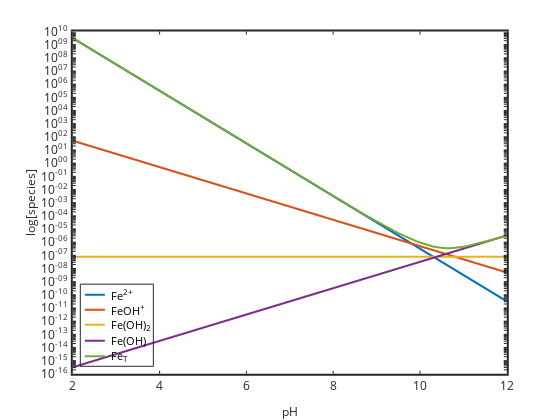

Source (notebook cell):
### Code cell
%plot -s 600,500 -f 'svg'
pH=2:0.1:12; H=10.^-pH; OH=1e-14./H;
Ksp=10^-14.5;
Bf1=10^4.2;
Bf2=10^7.4;
Bf3=10^11;
Fe=Ksp./OH.^2;
FeOH=Fe.*OH*Bf1;
FeOH2=Fe.*OH.^2*Bf2;
FeOH3=Fe.*OH.^3*Bf3;
FeTII=Fe+FeOH+FeOH2+FeOH3; 
semilogy(pH,Fe,'linewidth',2,pH,FeOH,'linewidth',2,pH,FeOH2,'linewidth',2,...
pH,FeOH3,'linewidth',2,pH,FeTII,'linewidth',2)
set(gca,'linewidth',2,'fontsize',12)
xlabel('pH','fontsize',12)
ylabel('log[species]','fontsize',12)
legend('Fe^{2+}','FeOH^{+}','Fe(OH)_2','Fe(OH)_3^-','Fe_T','location','southwest')

### Figure 1 — Plotly figure (JSON) as saved in the notebook; plotly's stock layout.template omitted (floating-point values rounded to 4 significant figures; data arrays with more than 128 entries replaced by an {"elided": "..."} marker saying what was removed)
{"data": [{"line": {"color": "rgb(0,113,188)", "dash": "solid", "width": 2}, "marker": {"color": "rgb(0,113,188)", "line": {"color": "rgb(0,113,188)"}, "size": 6, "symbol": "none"}, "mode": "lines", "name": "Fe^{2+}", "showlegend": true, "type": "scatter", "visibility": true, "x": [2, 2.1, 2.2, 2.3, 2.4, 2.5, 2.6, 2.7, 2.8, 2.9, 3, 3.1, 3.2, 3.3, 3.4, 3.5, 3.6, 3.7, 3.8, 3.9, 4, 4.1, 4.2, 4.3, 4.4, 4.5, 4.6, 4.7, 4.8, 4.9, 5, 5.1, 5.2, 5.3, 5.4, 5.5, 5.6, 5.7, 5.8, 5.9, 6, 6.1, 6.2, 6.3, 6.4, 6.5, 6.6, 6.7, 6.8, 6.9, 7, 7.1, 7.2, 7.3, 7.4, 7.5, 7.6, 7.7, 7.8, 7.9, 8, 8.1, 8.2, 8.3, 8.4, 8.5, 8.6, 8.7, 8.8, 8.9, 9, 9.1, 9.2, 9.3, 9.4, 9.5, 9.6, 9.7, 9.8, 9.9, 10, 10.1, 10.2, 10.3, 10.4, 10.5, 10.6, 10.7, 10.8, 10.9, 11, 11.1, 11.2, 11.3, 11.4, 11.5, 11.6, 11.7, 11.8, 11.9, 12], "xaxis": "x", "y": [3162000000.0, 1995000000.0, 1259000000.0, 794300000.0, 501200000.0, 316200000.0, 199500000.0, 125900000.0, 79430000.0, 50120000.0, 31620000.0, 19950000.0, 12590000.0, 7943000.0, 5012000.0, 3162000.0, 1995000.0, 1259000.0, 794300.0, 501200.0, 316200.0, 199500.0, 125900.0, 79430.0, 50120.0, 31620.0, 19950.0, 12590.0, 7943.0, 5012.0, 3162.0, 1995.0, 1259.0, 794.3, 501.2, 316.2, 199.5, 125.9, 79.43, 50.12, 31.62, 19.95, 12.59, 7.943, 5.012, 3.162, 1.995, 1.259, 0.7943, 0.5012, 0.3162, 0.1995, 0.1259, 0.07943, 0.05012, 0.03162, 0.01995, 0.01259, 0.007943, 0.005012, 0.003162, 0.001995, 0.001259, 0.0007943, 0.0005012, 0.0003162, 0.0001995, 0.0001259, 7.943e-05, 5.012e-05, 3.162e-05, 1.995e-05, 1.259e-05, 7.943e-06, 5.012e-06, 3.162e-06, 1.995e-06, 1.259e-06, 7.943e-07, 5.012e-07, 3.162e-07, 1.995e-07, 1.259e-07, 7.943e-08, 5.012e-08, 3.162e-08, 1.995e-08, 1.259e-08, 7.943e-09, 5.012e-09, 3.162e-09, 1.995e-09, 1.259e-09, 7.943e-10, 5.012e-10, 3.162e-10, 1.995e-10, 1.259e-10, 7.943e-11, 5.012e-11, 3.162e-11], "yaxis": "y"}, {"line": {"color": "rgb(216,82,24)", "dash": "solid", "width": 2}, "marker": {"color": "rgb(216,82,24)", "line": {"color": "rgb(216,82,24)"}, "size": 6, "symbol": "none"}, "mode": "lines", "name": "FeOH^{+}", "showlegend": true, "type": "scatter", "visibility": true, "x": [2, 2.1, 2.2, 2.3, 2.4, 2.5, 2.6, 2.7, 2.8, 2.9, 3, 3.1, 3.2, 3.3, 3.4, 3.5, 3.6, 3.7, 3.8, 3.9, 4, 4.1, 4.2, 4.3, 4.4, 4.5, 4.6, 4.7, 4.8, 4.9, 5, 5.1, 5.2, 5.3, 5.4, 5.5, 5.6, 5.7, 5.8, 5.9, 6, 6.1, 6.2, 6.3, 6.4, 6.5, 6.6, 6.7, 6.8, 6.9, 7, 7.1, 7.2, 7.3, 7.4, 7.5, 7.6, 7.7, 7.8, 7.9, 8, 8.1, 8.2, 8.3, 8.4, 8.5, 8.6, 8.7, 8.8, 8.9, 9, 9.1, 9.2, 9.3, 9.4, 9.5, 9.6, 9.7, 9.8, 9.9, 10, 10.1, 10.2, 10.3, 10.4, 10.5, 10.6, 10.7, 10.8, 10.9, 11, 11.1, 11.2, 11.3, 11.4, 11.5, 11.6, 11.7, 11.8, 11.9, 12], "xaxis": "x", "y": [50.12, 39.81, 31.62, 25.12, 19.95, 15.85, 12.59, 10.0, 7.943, 6.31, 5.012, 3.981, 3.162, 2.512, 1.995, 1.585, 1.259, 1.0, 0.7943, 0.631, 0.5012, 0.3981, 0.3162, 0.2512, 0.1995, 0.1585, 0.1259, 0.1, 0.07943, 0.0631, 0.05012, 0.03981, 0.03162, 0.02512, 0.01995, 0.01585, 0.01259, 0.01, 0.007943, 0.00631, 0.005012, 0.003981, 0.003162, 0.002512, 0.001995, 0.001585, 0.001259, 0.001, 0.0007943, 0.000631, 0.0005012, 0.0003981, 0.0003162, 0.0002512, 0.0001995, 0.0001585, 0.0001259, 0.0001, 7.943e-05, 6.31e-05, 5.012e-05, 3.981e-05, 3.162e-05, 2.512e-05, 1.995e-05, 1.585e-05, 1.259e-05, 1e-05, 7.943e-06, 6.31e-06, 5.012e-06, 3.981e-06, 3.162e-06, 2.512e-06, 1.995e-06, 1.585e-06, 1.259e-06, 1e-06, 7.943e-07, 6.31e-07, 5.012e-07, 3.981e-07, 3.162e-07, 2.512e-07, 1.995e-07, 1.585e-07, 1.259e-07, 1e-07, 7.943e-08, 6.31e-08, 5.012e-08, 3.981e-08, 3.162e-08, 2.512e-08, 1.995e-08, 1.585e-08, 1.259e-08, 1e-08, 7.943e-09, 6.31e-09, 5.012e-09], "yaxis": "y"}, {"line": {"color": "rgb(236,176,31)", "dash": "solid", "width": 2}, "marker": {"color": "rgb(236,176,31)", "line": {"color": "rgb(236,176,31)"}, "size": 6, "symbol": "none"}, "mode": "lines", "name": "Fe(OH)_2", "showlegend": true, "type": "scatter", "visibility": true, "x": [2, 2.1, 2.2, 2.3, 2.4, 2.5, 2.6, 2.7, 2.8, 2.9, 3, 3.1, 3.2, 3.3, 3.4, 3.5, 3.6, 3.7, 3.8, 3.9, 4, 4.1, 4.2, 4.3, 4.4, 4.5, 4.6, 4.7, 4.8, 4.9, 5, 5.1, 5.2, 5.3, 5.4, 5.5, 5.6, 5.7, 5.8, 5.9, 6, 6.1, 6.2, 6.3, 6.4, 6.5, 6.6, 6.7, 6.8, 6.9, 7, 7.1, 7.2, 7.3, 7.4, 7.5, 7.6, 7.7, 7.8, 7.9, 8, 8.1, 8.2, 8.3, 8.4, 8.5, 8.6, 8.7, 8.8, 8.9, 9, 9.1, 9.2, 9.3, 9.4, 9.5, 9.6, 9.7, 9.8, 9.9, 10, 10.1, 10.2, 10.3, 10.4, 10.5, 10.6, 10.7, 10.8, 10.9, 11, 11.1, 11.2, 11.3, 11.4, 11.5, 11.6, 11.7, 11.8, 11.9, 12], "xaxis": "x", "y": [7.943e-08, 7.943e-08, 7.943e-08, 7.943e-08, 7.943e-08, 7.943e-08, 7.943e-08, 7.943e-08, 7.943e-08, 7.943e-08, 7.943e-08, 7.943e-08, 7.943e-08, 7.943e-08, 7.943e-08, 7.943e-08, 7.943e-08, 7.943e-08, 7.943e-08, 7.943e-08, 7.943e-08, 7.943e-08, 7.943e-08, 7.943e-08, 7.943e-08, 7.943e-08, 7.943e-08, 7.943e-08, 7.943e-08, 7.943e-08, 7.943e-08, 7.943e-08, 7.943e-08, 7.943e-08, 7.943e-08, 7.943e-08, 7.943e-08, 7.943e-08, 7.943e-08, 7.943e-08, 7.943e-08, 7.943e-08, 7.943e-08, 7.943e-08, 7.943e-08, 7.943e-08, 7.943e-08, 7.943e-08, 7.943e-08, 7.943e-08, 7.943e-08, 7.943e-08, 7.943e-08, 7.943e-08, 7.943e-08, 7.943e-08, 7.943e-08, 7.943e-08, 7.943e-08, 7.943e-08, 7.943e-08, 7.943e-08, 7.943e-08, 7.943e-08, 7.943e-08, 7.943e-08, 7.943e-08, 7.943e-08, 7.943e-08, 7.943e-08, 7.943e-08, 7.943e-08, 7.943e-08, 7.943e-08, 7.943e-08, 7.943e-08, 7.943e-08, 7.943e-08, 7.943e-08, 7.943e-08, 7.943e-08, 7.943e-08, 7.943e-08, 7.943e-08, 7.943e-08, 7.943e-08, 7.943e-08, 7.943e-08, 7.943e-08, 7.943e-08, 7.943e-08, 7.943e-08, 7.943e-08, 7.943e-08, 7.943e-08, 7.943e-08, 7.943e-08, 7.943e-08, 7.943e-08, 7.943e-08, 7.943e-08], "yaxis": "y"}, {"line": {"color": "rgb(125,46,141)", "dash": "solid", "width": 2}, "marker": {"color": "rgb(125,46,141)", "line": {"color": "rgb(125,46,141)"}, "size": 6, "symbol": "none"}, "mode": "lines", "name": "Fe(OH)_3^-", "showlegend": true, "type": "scatter", "visibility": true, "x": [2, 2.1, 2.2, 2.3, 2.4, 2.5, 2.6, 2.7, 2.8, 2.9, 3, 3.1, 3.2, 3.3, 3.4, 3.5, 3.6, 3.7, 3.8, 3.9, 4, 4.1, 4.2, 4.3, 4.4, 4.5, 4.6, 4.7, 4.8, 4.9, 5, 5.1, 5.2, 5.3, 5.4, 5.5, 5.6, 5.7, 5.8, 5.9, 6, 6.1, 6.2, 6.3, 6.4, 6.5, 6.6, 6.7, 6.8, 6.9, 7, 7.1, 7.2, 7.3, 7.4, 7.5, 7.6, 7.7, 7.8, 7.9, 8, 8.1, 8.2, 8.3, 8.4, 8.5, 8.6, 8.7, 8.8, 8.9, 9, 9.1, 9.2, 9.3, 9.4, 9.5, 9.6, 9.7, 9.8, 9.9, 10, 10.1, 10.2, 10.3, 10.4, 10.5, 10.6, 10.7, 10.8, 10.9, 11, 11.1, 11.2, 11.3, 11.4, 11.5, 11.6, 11.7, 11.8, 11.9, 12], "xaxis": "x", "y": [3.162e-16, 3.981e-16, 5.012e-16, 6.31e-16, 7.943e-16, 1e-15, 1.259e-15, 1.585e-15, 1.995e-15, 2.512e-15, 3.162e-15, 3.981e-15, 5.012e-15, 6.31e-15, 7.943e-15, 1e-14, 1.259e-14, 1.585e-14, 1.995e-14, 2.512e-14, 3.162e-14, 3.981e-14, 5.012e-14, 6.31e-14, 7.943e-14, 1e-13, 1.259e-13, 1.585e-13, 1.995e-13, 2.512e-13, 3.162e-13, 3.981e-13, 5.012e-13, 6.31e-13, 7.943e-13, 1e-12, 1.259e-12, 1.585e-12, 1.995e-12, 2.512e-12, 3.162e-12, 3.981e-12, 5.012e-12, 6.31e-12, 7.943e-12, 1e-11, 1.259e-11, 1.585e-11, 1.995e-11, 2.512e-11, 3.162e-11, 3.981e-11, 5.012e-11, 6.31e-11, 7.943e-11, 1e-10, 1.259e-10, 1.585e-10, 1.995e-10, 2.512e-10, 3.162e-10, 3.981e-10, 5.012e-10, 6.31e-10, 7.943e-10, 1e-09, 1.259e-09, 1.585e-09, 1.995e-09, 2.512e-09, 3.162e-09, 3.981e-09, 5.012e-09, 6.31e-09, 7.943e-09, 1e-08, 1.259e-08, 1.585e-08, 1.995e-08, 2.512e-08, 3.162e-08, 3.981e-08, 5.012e-08, 6.31e-08, 7.943e-08, 1e-07, 1.259e-07, 1.585e-07, 1.995e-07, 2.512e-07, 3.162e-07, 3.981e-07, 5.012e-07, 6.31e-07, 7.943e-07, 1e-06, 1.259e-06, 1.585e-06, 1.995e-06, 2.512e-06, 3.162e-06], "yaxis": "y"}, {"line": {"color": "rgb(118,171,47)", "dash": "solid", "width": 2}, "marker": {"color": "rgb(118,171,47)", "line": {"color": "rgb(118,171,47)"}, "size": 6, "symbol": "none"}, "mode": "lines", "name": "Fe_T", "showlegend": true, "type": "scatter", "visibility": true, "x": [2, 2.1, 2.2, 2.3, 2.4, 2.5, 2.6, 2.7, 2.8, 2.9, 3, 3.1, 3.2, 3.3, 3.4, 3.5, 3.6, 3.7, 3.8, 3.9, 4, 4.1, 4.2, 4.3, 4.4, 4.5, 4.6, 4.7, 4.8, 4.9, 5, 5.1, 5.2, 5.3, 5.4, 5.5, 5.6, 5.7, 5.8, 5.9, 6, 6.1, 6.2, 6.3, 6.4, 6.5, 6.6, 6.7, 6.8, 6.9, 7, 7.1, 7.2, 7.3, 7.4, 7.5, 7.6, 7.7, 7.8, 7.9, 8, 8.1, 8.2, 8.3, 8.4, 8.5, 8.6, 8.7, 8.8, 8.9, 9, 9.1, 9.2, 9.3, 9.4, 9.5, 9.6, 9.7, 9.8, 9.9, 10, 10.1, 10.2, 10.3, 10.4, 10.5, 10.6, 10.7, 10.8, 10.9, 11, 11.1, 11.2, 11.3, 11.4, 11.5, 11.6, 11.7, 11.8, 11.9, 12], "xaxis": "x", "y": [3162000000.0, 1995000000.0, 1259000000.0, 794300000.0, 501200000.0, 316200000.0, 199500000.0, 125900000.0, 79430000.0, 50120000.0, 31620000.0, 19950000.0, 12590000.0, 7943000.0, 5012000.0, 3162000.0, 1995000.0, 1259000.0, 794300.0, 501200.0, 316200.0, 199500.0, 125900.0, 79430.0, 50120.0, 31620.0, 19950.0, 12590.0, 7943.0, 5012.0, 3162.0, 1995.0, 1259.0, 794.4, 501.2, 316.2, 199.5, 125.9, 79.44, 50.13, 31.63, 19.96, 12.59, 7.946, 5.014, 3.164, 1.997, 1.26, 0.7951, 0.5018, 0.3167, 0.1999, 0.1262, 0.07968, 0.05032, 0.03178, 0.02008, 0.01269, 0.008023, 0.005075, 0.003212, 0.002035, 0.001291, 0.0008195, 0.0005212, 0.0003322, 0.0002122, 0.000136, 8.746e-05, 5.651e-05, 3.672e-05, 2.402e-05, 1.584e-05, 1.054e-05, 7.095e-06, 4.837e-06, 3.346e-06, 2.354e-06, 1.688e-06, 1.237e-06, 9.285e-07, 7.169e-07, 5.717e-07, 4.732e-07, 4.085e-07, 3.695e-07, 3.512e-07, 3.505e-07, 3.663e-07, 3.987e-07, 4.489e-07, 5.193e-07, 6.135e-07, 7.363e-07, 8.942e-07, 1.096e-06, 1.351e-06, 1.674e-06, 2.083e-06, 2.598e-06, 3.247e-06], "yaxis": "y"}, {"hoverinfo": "none", "line": {"color": "rgb(0,113,188)", "dash": "solid", "width": 2}, "marker": {"color": "rgb(0,113,188)", "line": {"color": "rgb(0,113,188)"}, "size": 6, "symbol": "none"}, "mode": "lines", "name": "", "showlegend": false, "type": "scatter", "visibility": true, "x": [3, 18], "xaxis": "x2", "y": [7.494, 7.494], "yaxis": "y2"}, {"hoverinfo": "none", "line": {"color": "rgb(216,82,24)", "dash": "solid", "width": 2}, "marker": {"color": "rgb(216,82,24)", "line": {"color": "rgb(216,82,24)"}, "size": 6, "symbol": "none"}, "mode": "lines", "name": "", "showlegend": false, "type": "scatter", "visibility": true, "x": [3, 18], "xaxis": "x2", "y": [18.77, 18.77], "yaxis": "y2"}, {"hoverinfo": "none", "line": {"color": "rgb(236,176,31)", "dash": "solid", "width": 2}, "marker": {"color": "rgb(236,176,31)", "line": {"color": "rgb(236,176,31)"}, "size": 6, "symbol": "none"}, "mode": "lines", "name": "", "showlegend": false, "type": "scatter", "visibility": true, "x": [3, 18], "xaxis": "x2", "y": [30.04, 30.04], "yaxis": "y2"}, {"hoverinfo": "none", "line": {"color": "rgb(125,46,141)", "dash": "solid", "width": 2}, "marker": {"color": "rgb(125,46,141)", "line": {"color": "rgb(125,46,141)"}, "size": 6, "symbol": "none"}, "mode": "lines", "name": "", "showlegend": false, "type": "scatter", "visibility": true, "x": [3, 18], "xaxis": "x2", "y": [42.03, 42.03], "yaxis": "y2"}, {"hoverinfo": "none", "line": {"color": "rgb(118,171,47)", "dash": "solid", "width": 2}, "marker": {"color": "rgb(118,171,47)", "line": {"color": "rgb(118,171,47)"}, "size": 6, "symbol": "none"}, "mode": "lines", "name": "", "showlegend": false, "type": "scatter", "visibility": true, "x": [3, 18], "xaxis": "x2", "y": [53.64, 53.64], "yaxis": "y2"}], "layout": {"annotations": [{"font": {"color": "rgb(0, 0, 0)", "size": 10.8}, "showarrow": false, "text": "Fe<sup>2+</sup>", "x": 21, "xanchor": "left", "xref": "x2", "y": 7.494, "yanchor": "middle", "yref": "y2"}, {"font": {"color": "rgb(0, 0, 0)", "size": 10.8}, "showarrow": false, "text": "FeOH<sup>+</sup>", "x": 21, "xanchor": "left", "xref": "x2", "y": 18.77, "yanchor": "middle", "yref": "y2"}, {"font": {"color": "rgb(0, 0, 0)", "size": 10.8}, "showarrow": false, "text": "Fe(OH)<sub>2</sub>", "x": 21, "xanchor": "left", "xref": "x2", "y": 30.04, "yanchor": "middle", "yref": "y2"}, {"font": {"color": "rgb(0, 0, 0)", "size": 10.8}, "showarrow": false, "text": "Fe(OH)", "x": 21, "xanchor": "left", "xref": "x2", "y": 42.03, "yanchor": "middle", "yref": "y2"}, {"font": {"color": "rgb(0, 0, 0)", "size": 10.8}, "showarrow": false, "text": "Fe<sub>T</sub>", "x": 21, "xanchor": "left", "xref": "x2", "y": 53.64, "yanchor": "middle", "yref": "y2"}], "height": 420, "hovermode": "closest", "margin": {"b": 0, "l": 0, "r": 0, "t": 0}, "plot_bgcolor": "rgba(0, 0, 0, 0)", "showlegend": false, "width": 560, "xaxis": {"anchor": "y", "autorange": false, "domain": [0.13, 0.905], "exponentformat": "none", "gridcolor": "rgba(38,38,38,0.15)", "gridwidth": 2, "linecolor": "rgb(38,38,38)", "linewidth": 2, "mirror": "ticks", "range": [2, 12], "showgrid": false, "showline": true, "side": "bottom", "spikedash": "solid", "spikemode": "across", "spikesides": false, "spikethickness": 1, "tickangle": 0, "tickcolor": "rgb(38,38,38)", "tickfont": {"color": "rgb(38,38,38)", "size": 12}, "ticklen": 3, "ticks": "inside", "ticktext": ["2", "4", "6", "8", "10", "12"], "tickvals": [2, 4, 6, 8, 10, 12], "title": {"font": {"color": "rgb(38,38,38)", "size": 12}, "text": "pH"}, "type": "linear", "visible": true, "zeroline": false}, "xaxis2": {"anchor": "y2", "autorange": false, "domain": [0.1443, 0.273], "exponentformat": "none", "fixedrange": true, "gridcolor": "rgba(38,38,38,0.15)", "gridwidth": 1, "linecolor": "rgb(38,38,38)", "linewidth": 1, "mirror": true, "range": [0, 53.96], "showgrid": false, "showline": true, "showspikes": false, "side": "bottom", "spikedash": "solid", "spikemode": "across", "spikesides": false, "spikethickness": 1, "tickangle": 0, "tickcolor": "rgb(38,38,38)", "tickfont": {"color": "rgb(38,38,38)", "size": 10.8}, "ticklen": 3, "ticks": "", "ticktext": [], "tickvals": [], "title": {"font": {"color": "rgb(0, 0, 0)", "size": 11.88}, "text": ""}, "type": "linear", "visible": true, "zeroline": false}, "yaxis": {"anchor": "x", "autorange": false, "domain": [0.11, 0.925], "exponentformat": "none", "gridcolor": "rgba(38,38,38,0.15)", "gridwidth": 2, "linecolor": "rgb(38,38,38)", "linewidth": 2, "mirror": "ticks", "range": [-16, 10], "showgrid": false, "showline": true, "side": "left", "spikedash": "solid", "spikemode": "across", "spikesides": false, "spikethickness": 1, "tickangle": 0, "tickcolor": "rgb(38,38,38)", "tickfont": {"color": "rgb(38,38,38)", "size": 12}, "ticklen": 3, "ticks": "inside", "ticktext": {"elided": "235 str values"}, "tickvals": {"elided": "235 float values"}, "title": {"font": {"color": "rgb(38,38,38)", "size": 12}, "text": "log[species]"}, "type": "log", "visible": true, "zeroline": false}, "yaxis2": {"anchor": "x2", "autorange": false, "domain": [0.1291, 0.3222], "exponentformat": "none", "fixedrange": true, "gridcolor": "rgba(38,38,38,0.15)", "gridwidth": 1, "linecolor": "rgb(38,38,38)", "linewidth": 1, "mirror": true, "range": [60.76, 0], "showgrid": false, "showline": true, "showspikes": false, "side": "left", "spikedash": "solid", "spikemode": "across", "spikesides": false, "spikethickness": 1, "tickangle": 0, "tickcolor": "rgb(38,38,38)", "tickfont": {"color": "rgb(38,38,38)", "size": 10.8}, "ticklen": 3, "ticks": "", "ticktext": [], "tickvals": [], "title": {"font": {"color": "rgb(0, 0, 0)", "size": 11.88}, "text": ""}, "type": "linear", "visible": true, "zeroline": false}}}
